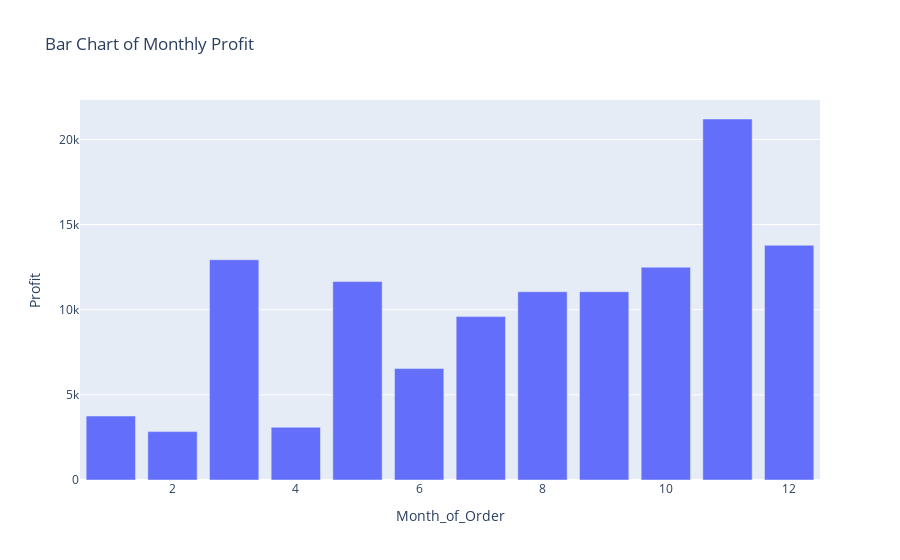

The notebook cell saved with this chart:
### Code cell
fig = px.bar(
    Profit_by_Month,
    x = 'Month_of_Order',
    y = 'Profit',
    title = 'Bar Chart of Monthly Profit'
)
fig.show()

### Figure 1 — Plotly figure (JSON) as saved in the notebook; plotly's stock layout.template omitted (floating-point values rounded to 4 significant figures)
{"data": [{"alignmentgroup": "True", "hovertemplate": "Month_of_Order=%{x}<br>Profit=%{y}<extra></extra>", "legendgroup": "", "marker": {"color": "#636efa", "pattern": {"shape": ""}}, "name": "", "offsetgroup": "", "orientation": "v", "showlegend": false, "textposition": "auto", "type": "bar", "x": [1, 2, 3, 4, 5, 6, 7, 8, 9, 10, 11, 12], "xaxis": "x", "y": [3756.0, 2841.0, 12930.0, 3098.0, 11650.0, 6543.0, 9594.0, 11060.0, 11060.0, 12500.0, 21200.0, 13780.0], "yaxis": "y"}], "layout": {"autosize": true, "barmode": "relative", "legend": {"tracegroupgap": 0}, "title": {"text": "Bar Chart of Monthly Profit"}, "xaxis": {"anchor": "y", "autorange": true, "domain": [0, 1], "range": [0.5, 12.5], "title": {"text": "Month_of_Order"}, "type": "linear"}, "yaxis": {"anchor": "x", "autorange": true, "domain": [0, 1], "range": [0, 22310.0], "title": {"text": "Profit"}, "type": "linear"}}}
